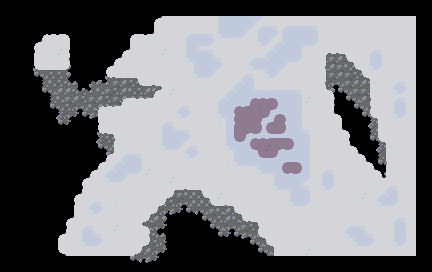

Rendered tile map (Tiled .tmx) drawn with the repository's tilesets; below, a short description and the map source with its tile grids summarised:
An orthogonal 54x34 tile map with 8x8 px tiles, 2 tile layers (dig_0, dig_1).

<map version="1.9" tiledversion="1.9.2" orientation="orthogonal" renderorder="right-down" width="54" height="34" tilewidth="8" tileheight="8" infinite="0" nextlayerid="3" nextobjectid="1">
 <tileset firstgid="1" source="../main_tileset.tsx" />
 <layer id="2" name="dig_0" width="54" height="34">
  <data>[1836 cells, 408 non-empty, 20 distinct tile ids]</data>
 </layer>
 <layer id="1" name="dig_1" width="54" height="34">
  <data>[1836 cells, 1083 non-empty, 57 distinct tile ids]</data>
 </layer>
</map>
